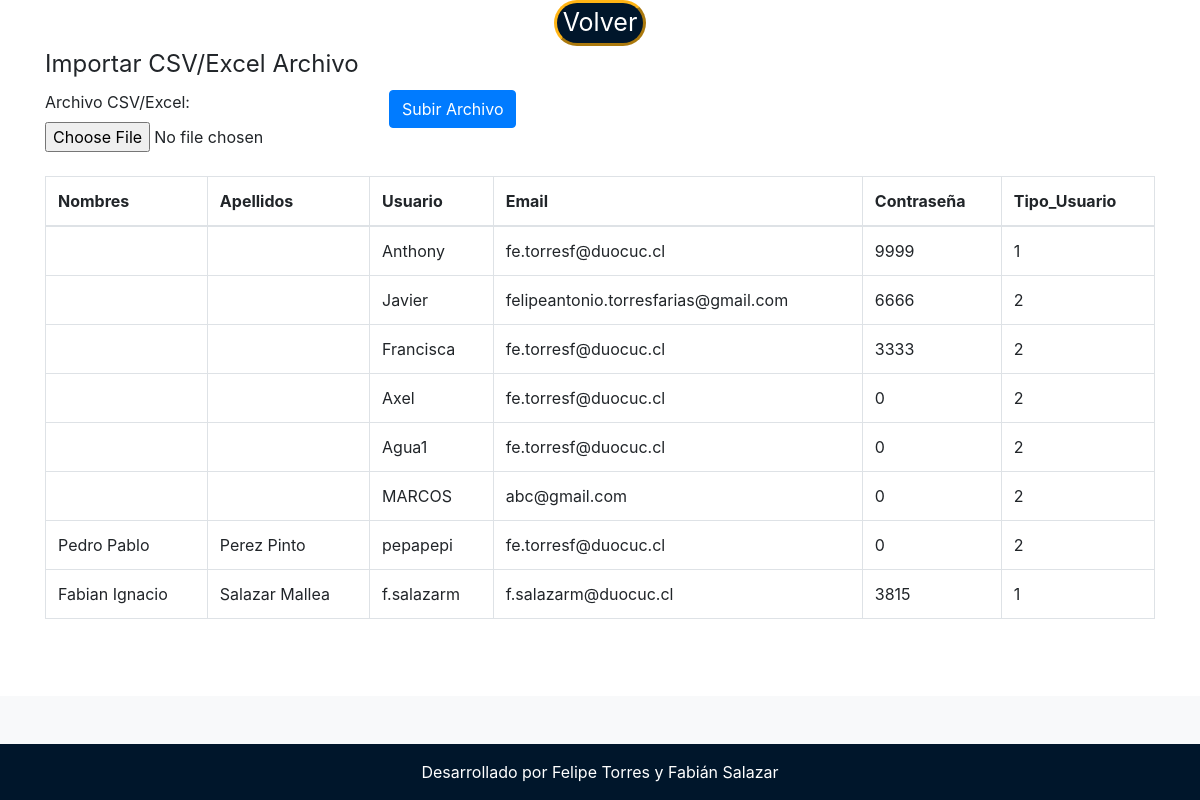
/IngresoUsuarios.php, run on the app's committed database.
### tables this page shows
CREATE TABLE `usertable` (
  `id` int(11) NOT NULL,
  `rut_usuario` varchar(15) DEFAULT NULL,
  `nombres` varchar(50) DEFAULT NULL,
  `apellidos` varchar(50) DEFAULT NULL,
  `username` varchar(50) NOT NULL,
  `email` varchar(255) NOT NULL,
  `password` int(11) NOT NULL,
  `code` mediumint(9) NOT NULL,
  `status` text NOT NULL,
  `tipo_usuario` int(11) NOT NULL
);

### IngresoUsuarios.php (the view, shortened to what this page needs)
<!DOCTYPE html>
<?php include('head.php'); ?>
<?php include('conexion.php'); ?>
<html lang="es">
	<body>
	<div class="container-md d-flex justify-content-center" style="background-color:white" text-center py-5>
            <button onclick="history.go(-1);" id="Enviar" style="font-size: 25px">Volver </button>
        </div>
	<div id="wrap">
	<div class="container">
		<div class="row">
			<div class="span6" id="form-login">
				<form class="form-horizontal well" action="insertarUsuario.php" method="post" name="upload_excel" enctype="multipart/form-data">
					<fieldset class="container-md d-flex justify-content-center">
						<legend>Importar CSV/Excel Archivo</legend>
						<div class="control-group">
							<div class="control-label">
								<label>Archivo CSV/Excel:</label>
							</div>
							<div class="controls">
								<input type="file" name="file" id="file" class="input-large">
							</div>
                            <br>
						</div>
						<div class="control-group ">
							<div class="controls">
							<button type="submit" id="submit" name="Import" class="btn btn-primary button-loading" data-loading-text="Loading...">Subir Archivo</button>
							</div>
						</div>
                        <br>
					</fieldset>
				</form>
			</div>
		</div>
		<table class="table table-bordered">
			<thead>
				  	<tr>
				  		<th>Nombres</th>
				  		<th>Apellidos</th>
				  		<th>Usuario</th>
				  		<th>Email</th>
				  		<th>Contraseña</th>
                        <th>Tipo_Usuario</th>
				  	</tr>
				  </thead>
			<?php
				$SQLSELECT = "SELECT nombres,apellidos,username,email,password,tipo_usuario FROM usertable ";
				$result_set =  mysqli_query($con, $SQLSELECT);
				while($row = mysqli_fetch_array($result_set))
				{
				?>
					<tr>
						<td><?php echo $row['nombres']; ?></td>
						<td><?php echo $row['apellidos']; ?></td>
						<td><?php echo $row['username']; ?></td>
						<td><?php echo $row['email']; ?></td>
						<td><?php echo $row['password']; ?></td>
                        <td><?php echo $row['tipo_usuario']; ?></td>
					</tr>
				<?php
				}
			?>
		</table>
	</div>
	</div>
	</body>
</html>

### head.php (shortened to what this page needs)
<!DOCTYPE html>
<html>
<head>
    <link rel="stylesheet" href="css/bootstrap.min.css">
    <link rel="stylesheet" href="css/styles.css">
    <?php include('footer.php'); ?>
</head>
</html>

### footer.php
<!DOCTYPE html>
<html>
    <footer class="bg-light text-center text-lg-start fixed-bottom ">
        <div class="container p-4"></div>
        <div class="text-center p-3" style="background-color: #00162b;">
            <a class="text-white">Desarrollado por Felipe Torres y Fabián Salazar</a>
        </div>
    </footer>
</html>

### css/styles.css (style rules this page uses)
#Enviar { box-align: center; background-color: #00162b; color: white; border-color: #ffb414; border-radius: 4cm; border-width: 3px; }
input, input:valid { border-color: #ccc; }

### data on the page
usertable: username "Anthony", email "fe.torresf@duocuc.cl", password "9999", tipo_usuario "1"
usertable: username "Javier", email "felipeantonio.torresfarias@gmail.com", password "6666", tipo_usuario "2"
usertable: username "Francisca", email "fe.torresf@duocuc.cl", password "3333", tipo_usuario "2"
usertable: username "Axel", email "fe.torresf@duocuc.cl", password "0", tipo_usuario "2"
usertable: username "Agua1", email "fe.torresf@duocuc.cl", password "0", tipo_usuario "2"
usertable: username "MARCOS", email "abc@gmail.com", password "0", tipo_usuario "2"
usertable: nombres "Pedro Pablo", apellidos "Perez Pinto", username "pepapepi", email "fe.torresf@duocuc.cl", password "0", tipo_usuario "2"
usertable: nombres "Fabian Ignacio", apellidos "Salazar Mallea", username "f.salazarm", email "f.salazarm@duocuc.cl", password "3815", tipo_usuario "1"
